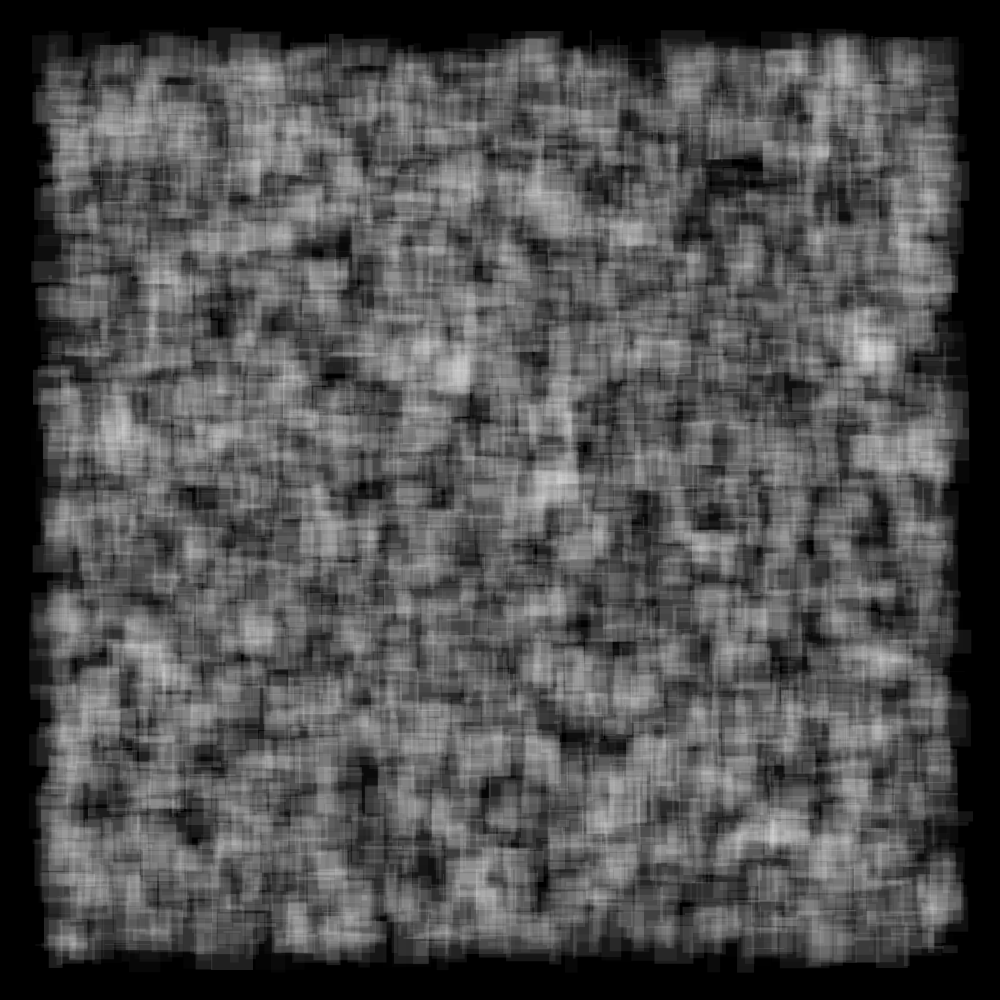
Frame 1 (no input)
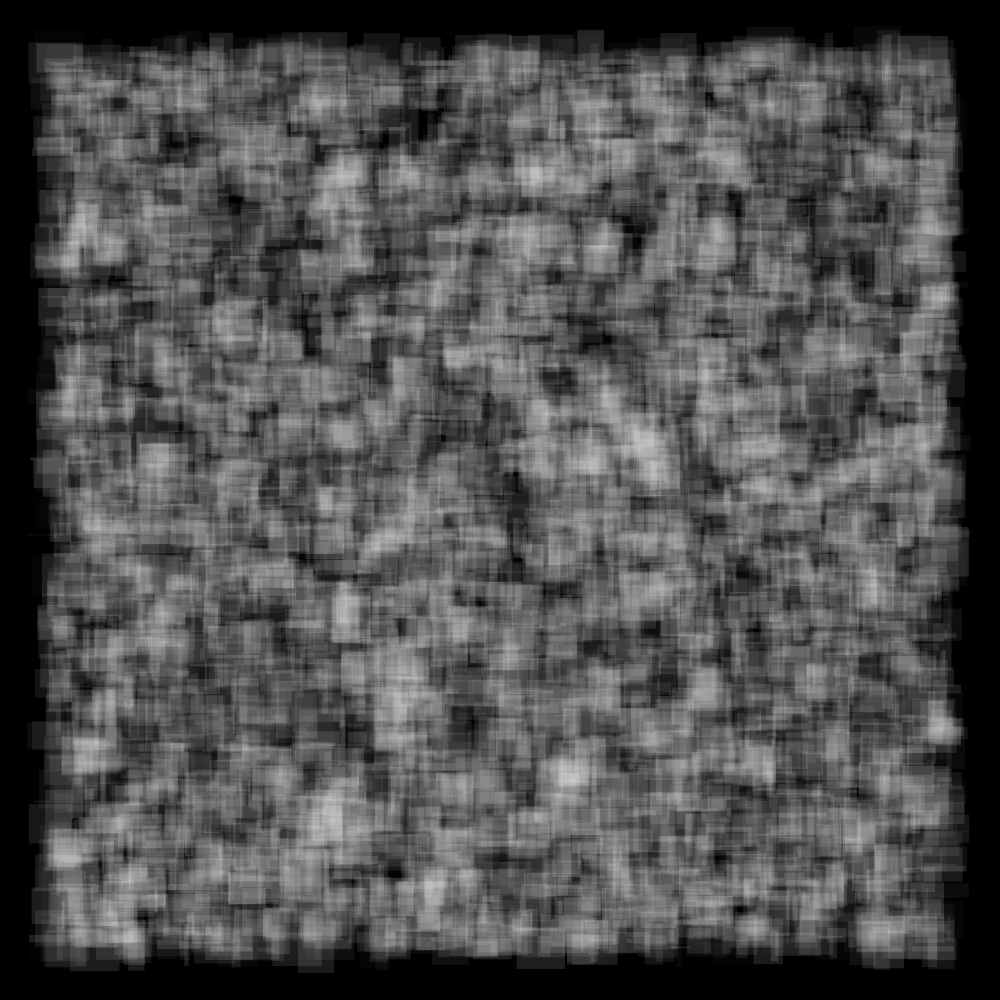
Frame 2 (the mouse pressed at the canvas centre, redrawn once)

The p5.js sketch that drew these frames (run headless with seeded random() and noise() and a simulated clock; the mouse was pressed at the canvas centre and the sketch redrawn once):

// p5.js sketch
// ── sketch.js
let maxW=50;
let maxH=50;

function setup() {
  createCanvas(1000, 1000);
}

function draw() {
  background(0);
  rectMode(CENTER);
  for (i=0; i<10000; i++) {
    fill(255, random(32));
    noStroke();
    rect(random(maxW, width-maxW), random(maxH, height-maxH), random(maxW), random(maxH));
  }
  noLoop();
}
